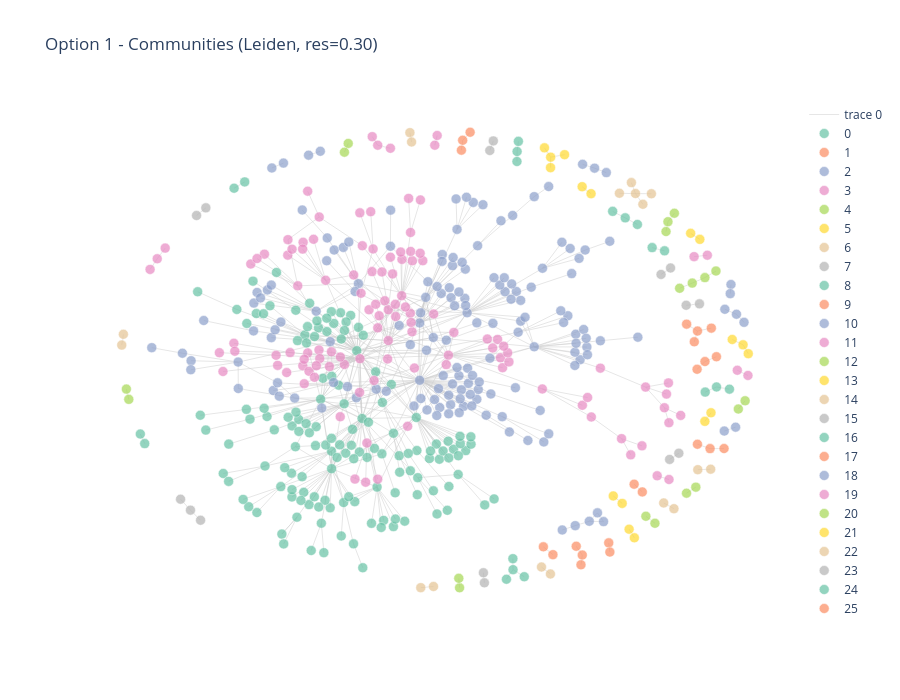
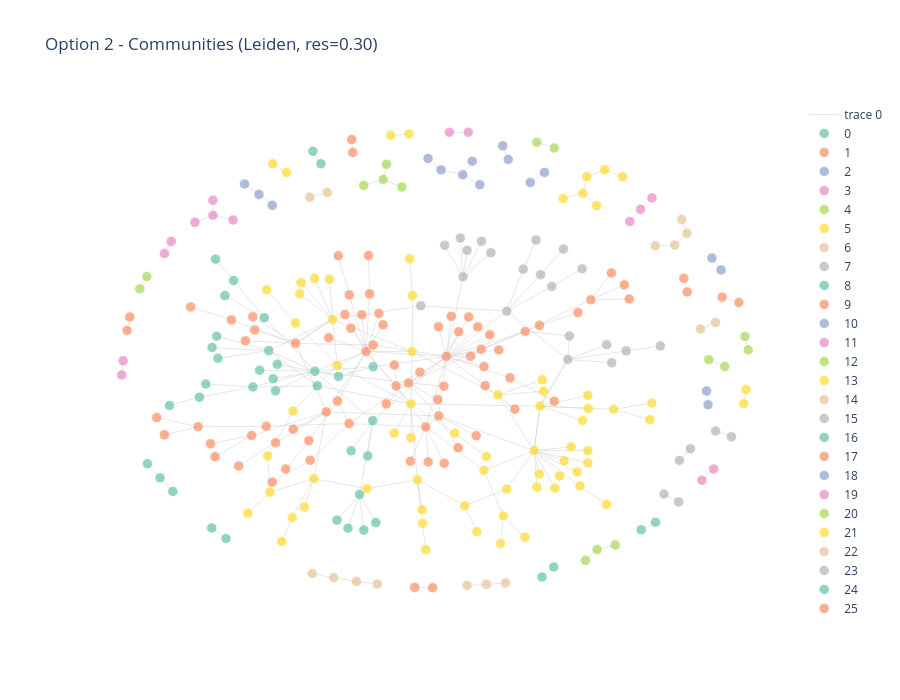

Write notebook code for charts like these, in order.
### Code cell
# Cell 7: Community Detection / Clustering
# Methods: Leiden (primary, resolution-tuned), Infomap (directed), Louvain (baseline)

print("="*70)
print("  ANALYSIS 6: COMMUNITY DETECTION")
print("="*70)

# ── Method 1: Leiden with resolution sweep ────────────────────────
# Find resolution that yields 5-8 interpretable communities
print("\n--- Leiden Algorithm (resolution-tuned) ---")

def leiden_sweep(g_u, target_range=(5, 8), res_min=0.3, res_max=2.0, steps=20):
    """Sweep resolution parameter to find target number of communities."""
    best = None
    results = []
    for res in np.linspace(res_min, res_max, steps):
        comm = g_u.community_leiden(
            objective_function='modularity',
            resolution=res,
            n_iterations=10,
        )
        n = max(comm.membership) + 1
        # Only count clusters with size >= 2
        from collections import Counter as C
        sizes = C(comm.membership)
        n_real = sum(1 for s in sizes.values() if s >= 2)
        results.append((res, n, n_real, comm.modularity, comm))
    
    # Pick resolution closest to target range midpoint
    target_mid = (target_range[0] + target_range[1]) / 2
    in_range = [(r, n, nr, mod, c) for r, n, nr, mod, c in results
                if target_range[0] <= nr <= target_range[1]]
    
    if in_range:
        best = min(in_range, key=lambda x: abs(x[2] - target_mid))
    else:
        best = min(results, key=lambda x: abs(x[2] - target_mid))
    
    return best, results

leiden_results = {}
for label, g_u in [('Option 1', G_opt1_u), ('Option 2', G_opt2_u)]:
    best, sweep = leiden_sweep(g_u)
    res, n_total, n_real, mod, comm = best
    leiden_results[label] = {
        'resolution': res, 'communities': comm,
        'membership': comm.membership, 'modularity': mod,
        'n_communities': n_real, 'sweep': sweep,
    }
    print(f"\n  {label}:")
    print(f"    Resolution: {res:.3f}")
    print(f"    Modularity: {mod:.4f}")
    print(f"    Communities (size >= 2): {n_real}")
    
    # Show sweep summary
    print(f"    Resolution sweep:")
    for r, n, nr, m, _ in sweep[::4]:
        print(f"      res={r:.2f} -> {nr} communities (modularity={m:.4f})")

# ── Method 2: Infomap (directed graph) ───────────────────────────
print("\n\n--- Infomap Algorithm (directed) ---")

infomap_results = {}
for label, g_d in [('Option 1', G_opt1), ('Option 2', G_opt2)]:
    comm = g_d.community_infomap()
    membership = comm.membership
    n_total = max(membership) + 1
    sizes = Counter(membership)
    n_real = sum(1 for s in sizes.values() if s >= 2)
    
    infomap_results[label] = {
        'communities': comm, 'membership': membership,
        'modularity': comm.modularity, 'n_communities': n_real,
        'codelength': comm.codelength,
    }
    print(f"\n  {label}:")
    print(f"    Codelength: {comm.codelength:.4f}")
    print(f"    Modularity: {comm.modularity:.4f}")
    print(f"    Communities (size >= 2): {n_real}")

# ── Method 3: Louvain baseline ───────────────────────────────────
print("\n\n--- Louvain Algorithm (baseline) ---")

louvain_results = {}
for label, g_u in [('Option 1', G_opt1_u), ('Option 2', G_opt2_u)]:
    comm = g_u.community_multilevel()
    membership = comm.membership
    n_total = max(membership) + 1
    sizes = Counter(membership)
    n_real = sum(1 for s in sizes.values() if s >= 2)
    louvain_results[label] = {
        'communities': comm, 'membership': membership,
        'modularity': comm.modularity, 'n_communities': n_real,
    }
    print(f"\n  {label}: {n_real} communities, modularity={comm.modularity:.4f}")

# ── Comparison table ─────────────────────────────────────────────
print("\n\n--- Method Comparison ---")
print(f"  {'Method':<12} {'Corpus':<12} {'Communities':<14} {'Modularity':<12} {'Notes'}")
print(f"  {'-'*12} {'-'*12} {'-'*14} {'-'*12} {'-'*20}")
for label in ['Option 1', 'Option 2']:
    lr = leiden_results[label]
    ir = infomap_results[label]
    lo = louvain_results[label]
    print(f"  {'Leiden':<12} {label:<12} {lr['n_communities']:<14} {lr['modularity']:<12.4f} res={lr['resolution']:.3f}")
    print(f"  {'Infomap':<12} {label:<12} {ir['n_communities']:<14} {ir['modularity']:<12.4f} directed, codelength={ir['codelength']:.3f}")
    print(f"  {'Louvain':<12} {label:<12} {lo['n_communities']:<14} {lo['modularity']:<12.4f} baseline")
    print()

# ── Use Leiden as primary method ─────────────────────────────────
# (stored in community_results for downstream compatibility)
community_results = {}
for label, g_u, g_d in [('Option 1', G_opt1_u, G_opt1), ('Option 2', G_opt2_u, G_opt2)]:
    lr = leiden_results[label]
    membership = lr['membership']
    g_u.vs['community'] = membership
    g_d.vs['community'] = membership
    
    community_results[label] = {
        'membership': membership,
        'modularity': lr['modularity'],
        'n_communities': lr['n_communities'],
        'communities': lr['communities'],
    }
    
    # Also store Infomap as secondary attribute
    g_d.vs['community_infomap'] = infomap_results[label]['membership']

# ── Cluster detail table (Leiden) ─────────────────────────────────
print("\n\n--- Leiden Cluster Details ---")
for label, g_u, g_d in [('Option 1', G_opt1_u, G_opt1), ('Option 2', G_opt2_u, G_opt2)]:
    membership = community_results[label]['membership']
    n_communities = community_results[label]['n_communities']
    
    print(f"\n  {label} (resolution={leiden_results[label]['resolution']:.3f}):")
    print(f"    {'Cluster':<10} {'Size':<8} {'Entity Types':<30} {'Key Members'}")
    print(f"    {'-'*10} {'-'*8} {'-'*30} {'-'*30}")
    
    for c in range(max(membership) + 1):
        members = [i for i, m in enumerate(membership) if m == c]
        size = len(members)
        if size < 2:
            continue
        type_counts = Counter(g_u.vs[i]['type_broad'] for i in members)
        type_str = ', '.join(f"{t}:{n}" for t, n in type_counts.most_common(3))
        degrees_in_cluster = [(g_u.vs[i]['name'], g_u.degree(i)) for i in members]
        top_members = sorted(degrees_in_cluster, key=lambda x: -x[1])[:3]
        member_str = ', '.join(f"{name}" for name, _ in top_members)
        print(f"    {c:<10} {size:<8} {type_str:<30} {member_str}")

# ── Cross-corpus cluster alignment ─────────────────────────────────
print("\n\nCross-Corpus Cluster Alignment (Leiden)")
print("  Do the same entities cluster together in both corpora?")
print("-"*70)

opt1_names = set(G_opt1.vs['name'])
opt2_names = set(G_opt2.vs['name'])
shared = opt1_names & opt2_names

if shared:
    cluster_pairs = defaultdict(list)
    for entity in shared:
        idx1 = G_opt1.vs['name'].index(entity)
        idx2 = G_opt2.vs['name'].index(entity)
        c1 = G_opt1.vs[idx1]['community']
        c2 = G_opt2.vs[idx2]['community']
        cluster_pairs[(c1, c2)].append(entity)

    print(f"\n  Shared entities: {len(shared)}")
    print(f"  Cluster pair combinations: {len(cluster_pairs)}")
    print(f"\n  {'Opt1 Clust':<12} {'Opt2 Clust':<12} {'Count':<8} {'Entities'}")
    print(f"  {'-'*12} {'-'*12} {'-'*8} {'-'*40}")
    for (c1, c2), entities in sorted(cluster_pairs.items(), key=lambda x: -len(x[1])):
        ent_str = ', '.join(entities[:5])
        if len(entities) > 5:
            ent_str += f"... (+{len(entities)-5})"
        print(f"  {c1:<12} {c2:<12} {len(entities):<8} {ent_str}")

# ── Network visualizations (Leiden communities) ──────────────────
for label, g in [('Option 1', G_opt1), ('Option 2', G_opt2)]:
    fig = plot_network_plotly(g, layout_algo='fr',
        title=f'{label} - Communities (Leiden, res={leiden_results[label]["resolution"]:.2f})',
        color_attr='community')
    fig.show()
